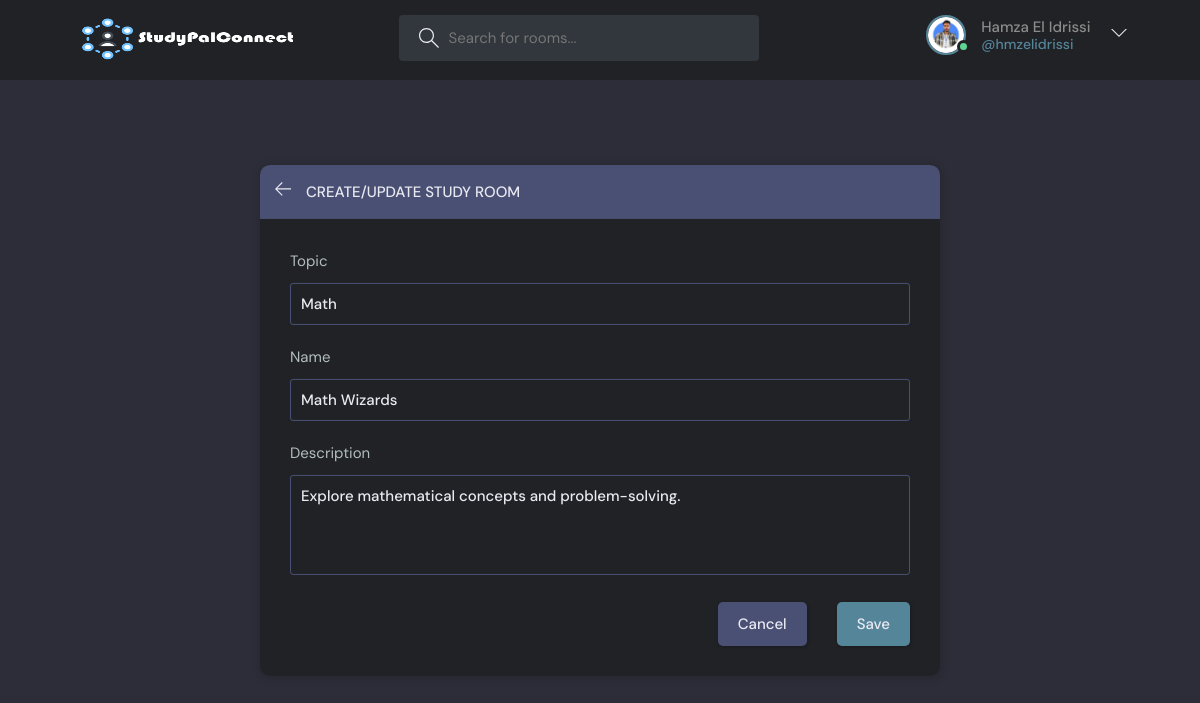
The app's page /update-room/5 (signed in) with its own data.
### Core/models.py (models this page shows, shortened)
class User(AbstractUser):
    full_name = models.CharField(max_length=200, null=True)
    email = models.EmailField(unique=True, null=True)
    username = models.CharField(max_length=150, unique=True)
    avatar = models.ImageField(blank=True, null=True, default="avatar.svg")
    bio = models.TextField(max_length=500, blank=True)

class Room(models.Model):
    host = models.ForeignKey(User, on_delete=models.SET_NULL, null=True)
    topic = models.ForeignKey(Topic, on_delete=models.SET_NULL, null=True)
    name = models.CharField(max_length=200)
    description = models.TextField(null=True, blank=True)
    participants = models.ManyToManyField(User, related_name='participants', blank=True)
    updated = models.DateTimeField(auto_now=True)
    created = models.DateTimeField(auto_now_add=True)
    class Meta:
        ordering = ['-created', '-updated']

class Topic(models.Model):
    name = models.CharField(max_length=200)

### Core/views.py (the view, shortened to what this page needs)
# urls.py: path('update-room/<str:pk>', views.update_room, name='update_room'),
@login_required(login_url='/login')
def update_room(request, pk):
    selected_room = Room.objects.get(id=pk)
    topics = Topic.objects.all()
    if request.user != selected_room.host:
        return HttpResponse('You are not allowed here')
    form = RoomForm(instance=selected_room)
    context = {'form': form, 'topics': topics, 'selected_room': selected_room}
    return render(request, 'Core/room_form.html', context)

### Core/forms.py
class RoomForm(ModelForm):
    class Meta:
        model = Room
        fields = '__all__'
        exclude = ['host', 'participants']
        widgets = {
            'name': TextInput(attrs={'placeholder': 'Enter Room Name'}),
            'description': Textarea(attrs={'placeholder': 'Enter Room Description'}),
        }

### templates/Core/room_form.html (shortened to what this page needs)
{% extends 'base.html' %}
{% block content %}
<main class="create-room layout">
    <div class="container">
      <div class="layout__box">
        <div class="layout__boxHeader">
          <div class="layout__boxTitle">
            <a href="{% url 'home' %}">
              <svg version="1.1" xmlns="http://www.w3.org/2000/svg" width="32" height="32" viewBox="0 0 32 32">
                <title>arrow-left</title>
                <path
                  d="M13.723 2.286l-13.723 13.714 13.719 13.714 1.616-1.611-10.96-10.96h27.625v-2.286h-27.625l10.965-10.965-1.616-1.607z">
                </path>
              </svg>
            </a>
            <h3>Create/Update Study Room</h3>
          </div>
        </div>
        <div class="layout__body">
          <form class="form" method="POST" action="#">
            <div class="form__group">
              <label for="room_topic">Topic</label>
              <input required type="text" name="topic" id="room_topic" list="topic-list" value="{{ selected_room.topic.name }}" placeholder="E.g. Mastering Python + Django"  />
            </div>
            <div class="form__group">
              <label for="room_name">Name</label>
                {{ form.name }}
            </div>
            <div class="form__group">
              <label for="room_about">Description</label>
                {{ form.description }}
            </div>
            <div class="form__action">
              <a class="btn btn--dark" href="{{ request.META.HTTP_REFERER }}">Cancel</a>
              <button class="btn btn--main" type="submit">Save</button>
            </div>
          </form>
        </div>
      </div>
    </div>
</main>
{% endblock %}

### templates/navbar.html (shortened to what this page needs)
{% load static %}
<header class="header header--loggedIn">
  <div class="container">
    <a href="{% url 'home' %}" class="header__logo">
      <img src="{% static 'images/logo.png' %}" />
    </a>
    <form class="header__search" method="GET" action="{% url 'home' %}">
      <label>
        <input name="q" placeholder="Search for rooms..." />
      </label>
    </form>
    <nav class="header__menu">
    {% if request.user.is_authenticated %}
      <div class="header__user">
        <a href="{% url 'profile' request.user.id %}">
          <div class="avatar avatar--medium active">
            <img src="{{ request.user.avatar.url }}" />
          </div>
          <p>{{ request.user.full_name }} <span>@{{ request.user.username }}</span></p>
        </a>
        <button class="dropdown-button">
          <svg version="1.1" xmlns="http://www.w3.org/2000/svg" width="32" height="32" viewBox="0 0 32 32">
            <title>chevron-down</title>
            <path d="M16 21l-13-13h-3l16 16 16-16h-3l-13 13z"></path>
          </svg>
        </button>
      </div>
    {% else %}
      <a href="{% url 'login' %}">
        <img src="{% static 'images/avatar.svg' %}" />
        <p>Login/Register</p>
      </a>
    {% endif %}
    </nav>
  </div>
</header>

### records on screen
User: user.avatar (picture), user.full_name "Hamza El Idrissi", user.username "hmzelidrissi"
Room: topic "Math", name "Math Wizards", description "Explore mathematical concepts and problem-solving."
